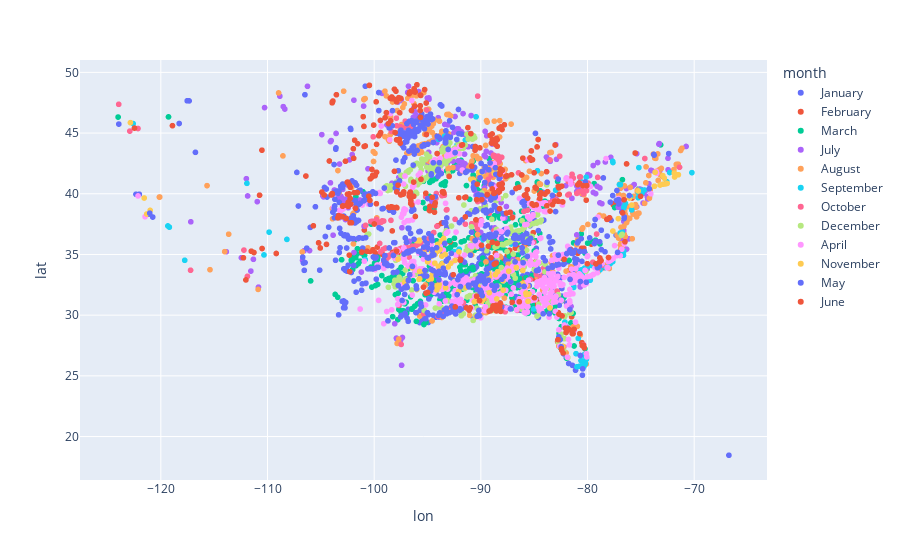

Notebook code for this chart:
### Code cell
px.scatter(df, x="lon", y="lat", hover_data=["state", "year"], color="month")

### Figure 1 — Plotly figure (JSON) as saved in the notebook; plotly's stock layout.template omitted (floating-point values rounded to 4 significant figures; data arrays with more than 128 entries replaced by an {"elided": "..."} marker saying what was removed)
{"data": [{"customdata": {"elided": "266x2 mixed values"}, "hovertemplate": "month=January<br>lon=%{x}<br>lat=%{y}<br>state=%{customdata[0]}<br>year=%{customdata[1]}<extra></extra>", "legendgroup": "January", "marker": {"color": "#636efa", "symbol": "circle"}, "mode": "markers", "name": "January", "showlegend": true, "type": "scattergl", "x": {"elided": "266 float values"}, "xaxis": "x", "y": {"elided": "266 float values"}, "yaxis": "y"}, {"customdata": {"elided": "116x2 mixed values"}, "hovertemplate": "month=February<br>lon=%{x}<br>lat=%{y}<br>state=%{customdata[0]}<br>year=%{customdata[1]}<extra></extra>", "legendgroup": "February", "marker": {"color": "#EF553B", "symbol": "circle"}, "mode": "markers", "name": "February", "showlegend": true, "type": "scattergl", "x": [-90.53, -92.16, -92.02, -90.11, -90.08, -90.06, -89.95, -89.87, -86.06, -93.48, -92.91, -92.73, -90.31, -89.6, -89.04, -88.63, -89.76, -88.45, -87.49, -87.29, -86.76, -85.06, -74.7, -100.9, -100.4, -100.1, -99.7, -99.92, -99.72, -99.2, -98.31, -98.28, -98.01, -97.87, -97.55, -97.66, -97.15, -96.92, -94.42, -94.04, -93.69, -88.36, -88.26, -88, -88.26, -88.16, -85.91, -85.77, -84.5, -84.72, -84.0, -83.18, -82.65, -88.39, -87.96, -87.45, -86.36, -85.93, -87.54, -86.67, -90.74, -89.07, -86.6, -80.53, -82.8, -81.5, -85.89, -85.46, -82.74, -84.82, -84.72, -78.51, -94.01, -85.09, -89.75, -89.53, -90.44, -90.1, -89.5, -89.38, -88.13, -89.67, -89.48, -87.46, -87.4, -86.54, -85.92, -85.54, -85.42, -89.3, -86.97, -87.8, -84.86, -81.59, -82.03, -81.41, -80.56, -80.35, -80.92, -79.65, -80.34, -81.8, -76.82, -82.36, -82.79, -77.59, -77.48, -77.35, -77.28, -77.03, -75.82, -88.79, -90.56, -87.5, -87.29, -85.91], "xaxis": "x", "y": [30.84, 30.66, 30.82, 31.29, 31.35, 31.39, 31.98, 31.78, 30.66, 35.78, 36.04, 35.86, 31.68, 31.84, 34.73, 35.09, 31.47, 34.06, 35.25, 35.34, 35.52, 33.03, 40.28, 37.01, 35.25, 35.39, 35.61, 35.15, 34.89, 34.99, 36.94, 35.16, 35.28, 35.28, 35.12, 35.42, 35.38, 35.39, 36.8, 37.37, 37.56, 40.1, 40.17, 40.44, 41.55, 41.78, 39.87, 39.94, 39.54, 40.92, 40.01, 39.79, 39.95, 32.36, 32.63, 32.94, 32.64, 32.67, 33.59, 33.43, 35.71, 36.53, 34.9, 27.74, 27.82, 29.86, 30.22, 30.6, 30.21, 30.89, 31.28, 33.91, 32.89, 36.79, 31.95, 32.1, 32.68, 32.82, 33.07, 33.12, 34.66, 32.66, 32.7, 35.07, 35.22, 35.55, 35.74, 35.9, 35.95, 31.94, 33.21, 32.46, 34.4, 35.42, 34.93, 35.18, 35.5, 35.51, 35.09, 35.85, 35.36, 33.64, 36.43, 31.21, 27.85, 39.09, 39.18, 39.13, 39.34, 39.56, 39.65, 31.41, 32.5, 34.96, 35.05, 33.01], "yaxis": "y"}, {"customdata": {"elided": "478x2 mixed values"}, "hovertemplate": "month=March<br>lon=%{x}<br>lat=%{y}<br>state=%{customdata[0]}<br>year=%{customdata[1]}<extra></extra>", "legendgroup": "March", "marker": {"color": "#00cc96", "symbol": "circle"}, "mode": "markers", "name": "March", "showlegend": true, "type": "scattergl", "x": {"elided": "478 float values"}, "xaxis": "x", "y": {"elided": "478 float values"}, "yaxis": "y"}, {"customdata": {"elided": "292x2 mixed values"}, "hovertemplate": "month=July<br>lon=%{x}<br>lat=%{y}<br>state=%{customdata[0]}<br>year=%{customdata[1]}<extra></extra>", "legendgroup": "July", "marker": {"color": "#ab63fa", "symbol": "circle"}, "mode": "markers", "name": "July", "showlegend": true, "type": "scattergl", "x": {"elided": "292 float values"}, "xaxis": "x", "y": {"elided": "292 float values"}, "yaxis": "y"}, {"customdata": {"elided": "363x2 mixed values"}, "hovertemplate": "month=August<br>lon=%{x}<br>lat=%{y}<br>state=%{customdata[0]}<br>year=%{customdata[1]}<extra></extra>", "legendgroup": "August", "marker": {"color": "#FFA15A", "symbol": "circle"}, "mode": "markers", "name": "August", "showlegend": true, "type": "scattergl", "x": {"elided": "363 float values"}, "xaxis": "x", "y": {"elided": "363 float values"}, "yaxis": "y"}, {"customdata": {"elided": "91x2 mixed values"}, "hovertemplate": "month=September<br>lon=%{x}<br>lat=%{y}<br>state=%{customdata[0]}<br>year=%{customdata[1]}<extra></extra>", "legendgroup": "September", "marker": {"color": "#19d3f3", "symbol": "circle"}, "mode": "markers", "name": "September", "showlegend": true, "type": "scattergl", "x": [-80.66, -79.75, -110.3, -109.8, -88.77, -77.61, -108.2, -75.18, -72.56, -80.72, -80.99, -80.34, -80.35, -80.24, -80.19, -80.11, -80.29, -80.34, -80.61, -80.33, -81.08, -80.07, -80.87, -78.29, -76.71, -76.6, -76.44, -75.97, -75.86, -75.24, -75.11, -75.25, -74.94, -74.89, -74.67, -70.21, -111.9, -84.69, -77.01, -76.91, -84.45, -72.3, -117.8, -77.64, -93.95, -93.38, -93.24, -93.21, -82.12, -92.23, -91.45, -80.12, -122.6, -92.6, -92.49, -92.04, -89.88, -87.14, -89.5, -100.8, -76.57, -119.3, -119.2, -82.99, -85.04, -83.46, -83.73, -83.43, -83.75, -82.4, -81.3, -80.6, -80.57, -80.63, -80.48, -80.44, -80.3, -80.28, -80.59, -80.72, -80.5, -79.93, -79.63, -77.63, -76.63, -77.87, -76.61, -78.82, -90.45, -76.93, -76.73], "xaxis": "x", "y": [41.02, 32.88, 34.96, 36.84, 40.34, 42.58, 36.24, 42.15, 40.98, 25.8, 25.75, 25.77, 25.81, 26.0, 26.0, 26.37, 26.64, 26.73, 26.26, 26.11, 26.83, 26.53, 28.08, 33.91, 35.33, 38.85, 39.2, 39.77, 38.67, 40.11, 40.27, 39.68, 40.3, 40.06, 40.31, 41.74, 40.86, 41.9, 40.76, 40.75, 30.16, 41.75, 34.52, 42.67, 44.48, 44.75, 44.79, 44.74, 29.43, 44.03, 44.42, 41.36, 45.78, 35.18, 35.23, 35.43, 36.18, 35.86, 36.33, 34.57, 38.95, 37.35, 37.25, 40.3, 30.51, 31.04, 30.75, 30.92, 30.92, 31.21, 32.28, 33.72, 33.72, 33.22, 33.39, 33.53, 33.73, 33.87, 33.65, 33.65, 33.75, 34.05, 34.1, 34.41, 34.94, 34.23, 35.26, 33.74, 46.34, 36.77, 36.83], "yaxis": "y"}, {"customdata": {"elided": "205x2 mixed values"}, "hovertemplate": "month=October<br>lon=%{x}<br>lat=%{y}<br>state=%{customdata[0]}<br>year=%{customdata[1]}<extra></extra>", "legendgroup": "October", "marker": {"color": "#FF6692", "symbol": "circle"}, "mode": "markers", "name": "October", "showlegend": true, "type": "scattergl", "x": {"elided": "205 float values"}, "xaxis": "x", "y": {"elided": "205 float values"}, "yaxis": "y"}, {"customdata": {"elided": "324x2 mixed values"}, "hovertemplate": "month=December<br>lon=%{x}<br>lat=%{y}<br>state=%{customdata[0]}<br>year=%{customdata[1]}<extra></extra>", "legendgroup": "December", "marker": {"color": "#B6E880", "symbol": "circle"}, "mode": "markers", "name": "December", "showlegend": true, "type": "scattergl", "x": {"elided": "324 float values"}, "xaxis": "x", "y": {"elided": "324 float values"}, "yaxis": "y"}, {"customdata": {"elided": "564x2 mixed values"}, "hovertemplate": "month=April<br>lon=%{x}<br>lat=%{y}<br>state=%{customdata[0]}<br>year=%{customdata[1]}<extra></extra>", "legendgroup": "April", "marker": {"color": "#FF97FF", "symbol": "circle"}, "mode": "markers", "name": "April", "showlegend": true, "type": "scattergl", "x": {"elided": "564 float values"}, "xaxis": "x", "y": {"elided": "564 float values"}, "yaxis": "y"}, {"customdata": {"elided": "105x2 mixed values"}, "hovertemplate": "month=November<br>lon=%{x}<br>lat=%{y}<br>state=%{customdata[0]}<br>year=%{customdata[1]}<extra></extra>", "legendgroup": "November", "marker": {"color": "#FECB52", "symbol": "circle"}, "mode": "markers", "name": "November", "showlegend": true, "type": "scattergl", "x": [-96.46, -95.75, -95.79, -95.73, -96.0, -94.99, -94.94, -95.24, -94.59, -94.87, -94.82, -94.05, -94.27, -94.56, -93.7, -94.1, -94.64, -93.91, -93.9, -94.31, -93.49, -93.83, -93.98, -93.66, -93.63, -93.34, -93.06, -92.83, -93.96, -92.4, -88.57, -121.3, -77.11, -77.62, -90.44, -90.07, -89.83, -89.24, -89.76, -92.07, -88.42, -89.21, -89.2, -91.37, -91.08, -88.64, -87.94, -87.38, -90.61, -86.67, -87.91, -86.06, -89.88, -88.5, -86.33, -86.0, -85.77, -85.75, -85.49, -85.58, -90.9, -90.67, -122.8, -90.2, -90.06, -89.88, -89.94, -88.75, -88.53, -82.3, -92.06, -121.6, -121, -97.15, -95.32, -94.61, -94.13, -90.26, -90.5, -83.52, -82.69, -76.06, -75.85, -75.24, -97.76, -95.98, -95.76, -95.76, -94.24, -94.11, -93.91, -93.3, -86.09, -73.66, -73.72, -73.2, -72.94, -72.94, -72.87, -72.8, -72.69, -72.53, -71.87, -71.84, -71.48], "xaxis": "x", "y": [33.91, 33.6, 32.95, 33.01, 32.11, 34.39, 34.46, 33.5, 34.87, 32.95, 33.02, 35.83, 35.02, 33.32, 36.12, 35.23, 32.98, 35.34, 35.37, 34.29, 36.31, 35.42, 34.02, 34.86, 34.23, 35.01, 33.97, 34.27, 32.32, 34.51, 41.72, 38.33, 37.95, 36.93, 29.87, 31.38, 31.43, 33.46, 31.46, 31.97, 33.58, 31.85, 33.15, 32.29, 32.4, 33.33, 32.84, 33.62, 31.1, 33.91, 32.06, 33.68, 31.16, 31.34, 32.44, 32.49, 31.82, 31.68, 31.74, 31.14, 41.17, 41.12, 45.86, 41.75, 41.41, 41.75, 41.85, 41.67, 41.91, 27.43, 35.22, 39.65, 38.63, 32.69, 35.1, 35.26, 32.08, 32.33, 31.17, 30.59, 28.1, 39.64, 39.07, 40.23, 34.61, 36.13, 36.12, 36.18, 32.4, 32.4, 32.53, 32.26, 32.62, 41.77, 40.62, 40.72, 41.49, 40.79, 40.8, 41.28, 40.81, 40.85, 41.7, 41.38, 41.57], "yaxis": "y"}, {"customdata": {"elided": "623x2 mixed values"}, "hovertemplate": "month=May<br>lon=%{x}<br>lat=%{y}<br>state=%{customdata[0]}<br>year=%{customdata[1]}<extra></extra>", "legendgroup": "May", "marker": {"color": "#636efa", "symbol": "circle"}, "mode": "markers", "name": "May", "showlegend": true, "type": "scattergl", "x": {"elided": "623 float values"}, "xaxis": "x", "y": {"elided": "623 float values"}, "yaxis": "y"}, {"customdata": {"elided": "321x2 mixed values"}, "hovertemplate": "month=June<br>lon=%{x}<br>lat=%{y}<br>state=%{customdata[0]}<br>year=%{customdata[1]}<extra></extra>", "legendgroup": "June", "marker": {"color": "#EF553B", "symbol": "circle"}, "mode": "markers", "name": "June", "showlegend": true, "type": "scattergl", "x": {"elided": "321 float values"}, "xaxis": "x", "y": {"elided": "321 float values"}, "yaxis": "y"}], "layout": {"legend": {"title": {"text": "month"}, "tracegroupgap": 0}, "margin": {"t": 60}, "xaxis": {"anchor": "y", "domain": [0, 1], "title": {"text": "lon"}}, "yaxis": {"anchor": "x", "domain": [0, 1], "title": {"text": "lat"}}}}
